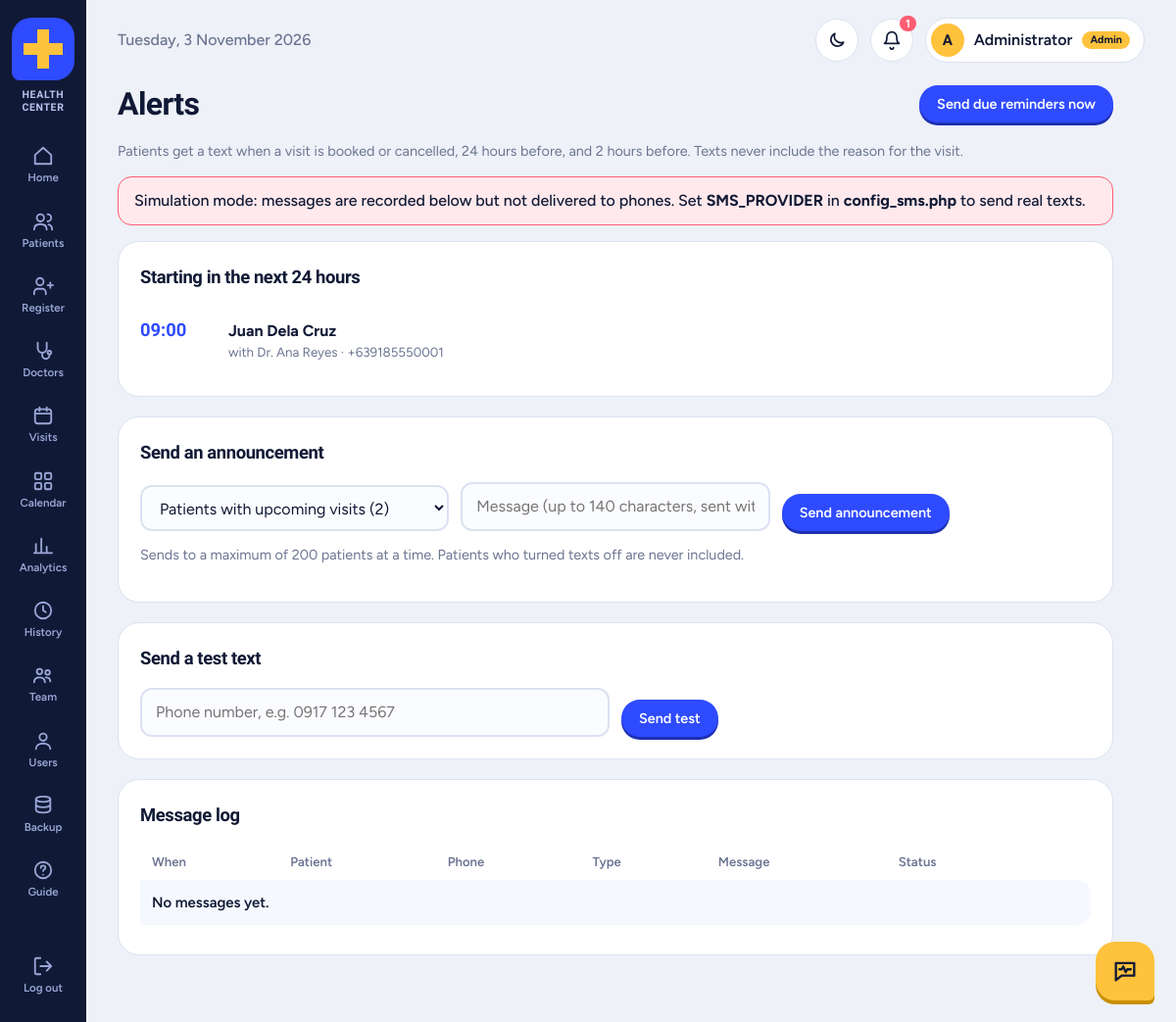
Screenshot of /notifications.php (signed in) with the database file from the repository.
### tables this page shows
CREATE TABLE IF NOT EXISTS users (
  user_id INT AUTO_INCREMENT PRIMARY KEY,
  username VARCHAR(50) NOT NULL UNIQUE,
  password VARCHAR(255) NOT NULL,
  full_name VARCHAR(100) NOT NULL,
  agreed_at DATETIME NULL,
  profile_photo VARCHAR(255) NULL,
  cover_photo VARCHAR(255) NULL,
  role ENUM('admin','staff','doctor','patient') NOT NULL DEFAULT 'staff',
  doctor_id INT NULL,
  patient_id INT NULL,
  must_change_password TINYINT(1) NOT NULL DEFAULT 0
);

CREATE TABLE IF NOT EXISTS appointments (
  appointment_id INT AUTO_INCREMENT PRIMARY KEY,
  patient_id INT NOT NULL,
  doctor_id INT NOT NULL,
  appt_date DATE NOT NULL,
  appt_time TIME NOT NULL,
  reason VARCHAR(255),
  status ENUM('Scheduled','Completed','Cancelled') NOT NULL DEFAULT 'Scheduled',
  UNIQUE KEY no_double_booking (doctor_id, appt_date, appt_time),
  FOREIGN KEY (patient_id) REFERENCES patients(patient_id) ON DELETE CASCADE,
  FOREIGN KEY (doctor_id) REFERENCES doctors(doctor_id) ON DELETE CASCADE
);

CREATE TABLE IF NOT EXISTS patients (
  patient_id INT AUTO_INCREMENT PRIMARY KEY,
  full_name VARCHAR(100) NOT NULL,
  birth_date DATE NOT NULL,
  gender ENUM('Male','Female','Other') NOT NULL,
  phone VARCHAR(20),
  address VARCHAR(255),
  sms_optin TINYINT(1) NOT NULL DEFAULT 1
);

CREATE TABLE IF NOT EXISTS doctors (
  doctor_id INT AUTO_INCREMENT PRIMARY KEY,
  full_name VARCHAR(100) NOT NULL,
  specialty VARCHAR(100) NOT NULL,
  phone VARCHAR(20),
  schedule VARCHAR(100)
);

### sms.php (called while the page is built, shortened)
<?php
function normalize_phone($raw) {
    $p = preg_replace('/[^\d+]/', '', (string)$raw);
    if ($p[0] === '+') { $digits = substr($p, 1); }
    elseif ($p[0] === '0') { return normalize_phone(SMS_COUNTRY_CODE . substr($p, 1)); }
    else { $cc = ltrim(SMS_COUNTRY_CODE, '+'); $digits = strpos($p, $cc) === 0 ? $p : $cc . $p; }
    return (strlen($digits) >= 10 && strlen($digits) <= 15) ? '+' . $digits : null;
}
function sms_text($type, $a) {
    $first = explode(' ', $a['patient'])[0];
    $when = date('D j M', strtotime($a['appt_date'])) . ' at ' . date('g:i A', strtotime($a['appt_time']));
    $doc = $a['doctor'];
    switch ($type) {
        case 'Reminder-24h': return "Reminder: $first, you have an appointment at " . CLINIC_NAME . " on $when with $doc.";
    }
    return '';
}
function sms_record($pdo, $apptId, $patientId, $phone, $type, $message, $skip = null) {
    $norm = normalize_phone($phone);
    $pdo->prepare('INSERT INTO notifications (created_at,appointment_id,patient_id,phone,type,message,status,provider,error) VALUES (?,?,?,?,?,?,?,?,?)')
        ->execute([date('Y-m-d H:i:s'), $apptId, $patientId, $norm ?: (string)$phone, $type, $message,
                   ($norm && !$skip) ? 'Pending' : 'Skipped', SMS_PROVIDER, $skip ?: ($norm ? null : 'No valid phone number')]);
    return (int)$pdo->lastInsertId();
}
function sms_deliver($pdo, $nid) {
    $s = $pdo->prepare('SELECT * FROM notifications WHERE notif_id=?'); $s->execute([$nid]); $n = $s->fetch();
    if (!$n) return ['Failed', 'Message not found'];
    [$ok, $err, $sim] = sms_send($n['phone'], $n['message']);
    $status = $ok ? ($sim ? 'Simulated' : 'Sent') : 'Failed';
    return [$status, $err];
}
function notify_appointment($pdo, $id, $type, $skip = null) {
    try {
        $s = $pdo->prepare('SELECT a.*, p.full_name patient, p.phone, d.full_name doctor FROM appointments a JOIN patients p USING(patient_id) JOIN doctors d USING(doctor_id) WHERE a.appointment_id=?');
        $s->execute([$id]); $a = $s->fetch();
        $nid = sms_record($pdo, $id, $a['patient_id'], $a['phone'], $type, sms_text($type, $a), $skip);
        [$st, $err] = sms_deliver($pdo, $nid);
        return 'Text message failed: ' . $err;
    } catch (PDOException $e) { return 'Text not sent: run migrate_notifications.sql.'; }
}
function run_reminders($pdo) {
    $n = 0;
    $rows = $pdo->query("SELECT appointment_id, appt_date, appt_time FROM appointments WHERE status='Scheduled' AND appt_date BETWEEN CURDATE() - INTERVAL 1 DAY AND CURDATE() + INTERVAL 2 DAY")->fetchAll();
    foreach ($rows as $r) {
        $ts = strtotime($r['appt_date'] . ' ' . $r['appt_time']); $diff = $ts - time();
        $type = $diff <= 7200 ? 'Reminder-2h' : 'Reminder-24h';
        notify_appointment($pdo, $r['appointment_id'], $type); $n++;
    }
    return $n;
}
function maybe_run_reminders($pdo) {
    try { run_reminders($pdo); } catch (Throwable $e) {}
}
function sms_audience($pdo, $which) {
    $opt = '';
    try { if ($pdo->query("SHOW COLUMNS FROM patients LIKE 'sms_optin'")->fetch()) $opt = ' AND p.sms_optin=1'; } catch (PDOException $e) {}
    $sql = "SELECT p.patient_id, p.phone FROM patients p WHERE p.phone<>''$opt"
         . ($which === 'upcoming' ? " AND p.patient_id IN (SELECT patient_id FROM appointments WHERE status='Scheduled' AND TIMESTAMP(appt_date,appt_time) > NOW())" : '');
    $out = [];
    foreach ($pdo->query($sql)->fetchAll() as $r) { $n = normalize_phone($r['phone']); if ($n) $out[] = ['patient_id' => $r['patient_id'], 'phone' => $n]; }
    return $out;
}

### notifications.php (the view, shortened to what this page needs)
<?php require_once 'db.php'; require_role(['admin', 'staff']); include 'header.php';
try {
    $soon = $pdo->query("SELECT a.*, p.full_name patient, p.phone, d.full_name doctor FROM appointments a JOIN patients p USING(patient_id) JOIN doctors d USING(doctor_id)
        WHERE a.status='Scheduled' AND TIMESTAMP(a.appt_date,a.appt_time) BETWEEN NOW() AND NOW() + INTERVAL 24 HOUR ORDER BY a.appt_date, a.appt_time")->fetchAll();
    $nAll = count(sms_audience($pdo, 'all')); $nUp = count(sms_audience($pdo, 'upcoming'));
    $outbox = $pdo->query("SELECT n.*, p.full_name patient FROM notifications n LEFT JOIN patients p USING(patient_id) ORDER BY n.notif_id DESC LIMIT 100")->fetchAll();
} catch (PDOException $e) { $soon = $outbox = []; $nAll = $nUp = 0; $err = 'The notifications table is missing. Run migrate_notifications.sql in phpMyAdmin.'; }
?>
<div class="pagehead"><h2>Alerts</h2>
  <form method="post"><button name="run" value="1">Send due reminders now</button></form></div>
<p class="note">Patients get a text when a visit is booked or cancelled, 24 hours before, and 2 hours before. Texts never include the reason for the visit.</p>
<?php if (SMS_PROVIDER === 'simulate'): ?><div class="msg err">Simulation mode: messages are recorded below but not delivered to phones. Set <b>SMS_PROVIDER</b> in <b>config_sms.php</b> to send real texts.</div>
<?php else: ?><div class="msg ok">Sending through <b><?= h(SMS_PROVIDER) ?></b>.</div><?php endif; ?>
<div class="card"><h3>Starting in the next 24 hours</h3>
<?php if (!$soon): ?><p class="empty">No visits are coming up in the next 24 hours.</p><?php else: ?>
<ul class="slots"><?php foreach ($soon as $a): ?>
<li><time><?= h(substr($a['appt_time'], 0, 5)) ?></time><div><b><?= h($a['patient']) ?></b>
<small>with <?= h($a['doctor']) ?> · <?= normalize_phone($a['phone']) ? h(normalize_phone($a['phone'])) : 'no valid phone number' ?></small></div></li>
<?php endforeach; ?></ul><?php endif; ?></div>
<?php if (role() === 'admin'): ?>
<div class="card"><h3>Send an announcement</h3>
<form method="post" class="grid" onsubmit="var o=this.audience.selectedOptions[0];return confirm('Send this text to '+o.dataset.n+' patients?')">
  <select name="audience" aria-label="Who should get it"><option value="upcoming" data-n="<?= (int)$nUp ?>">Patients with upcoming visits (<?= (int)$nUp ?></option></select>
  <input name="text" maxlength="140" placeholder="Message (up to 140 characters, sent with the clinic name)" required>
  <div><button name="announce" value="1">Send announcement</button></div>
</form><p class="note">Sends to a maximum of 200 patients at a time. Patients who turned texts off are never included.</p></div>
<?php endif; ?>
<div class="card"><h3>Send a test text</h3>
<form method="post" class="grid"><input name="phone" placeholder="Phone number, e.g. 0917 123 4567" required><div><button name="test" value="1">Send test</button></div></form></div>
<div class="card"><h3>Message log</h3>
<table><tr><th>When</th><th>Patient</th><th>Phone</th><th>Type</th><th>Message</th><th>Status</th><th></th></tr>
<?php foreach ($outbox as $n): ?>
<tr><td><?= h($n['created_at']) ?></td><td><?= h($n['patient'] ?? '—') ?></td><td><?= h($n['phone']) ?></td><td><?= h($n['type']) ?></td>
<td class="det"><?= h($n['message']) ?><?= $n['error'] ? '<br><small style="color:#b3263d">' . h($n['error']) . '</small>' : '' ?></td>
<td><span class="pill <?= sms_pill($n['status']) ?>"><?= h($n['status']) ?></span></td>
<td><?php if (in_array($n['status'], ['Failed', 'Pending'])): ?><form method="post"><button name="resend" value="<?= $n['notif_id'] ?>">Resend</button></form><?php endif; ?></td></tr>
<?php endforeach; if (!$outbox) echo '<tr><td colspan="7">No messages yet.</td></tr>'; ?></table></div>
<?php include 'footer.php'; ?>

### header.php (shortened to what this page needs)
<?php require_once 'db.php'; require_login();
$page = basename($_SERVER['SCRIPT_NAME']);
$meSt = $pdo->prepare('SELECT * FROM users WHERE user_id=?'); $meSt->execute([$_SESSION['uid']]); $me = $meSt->fetch();
maybe_run_reminders($pdo);
$soon = 0;
try { $soon = (int)$pdo->query("SELECT COUNT(*) FROM appointments WHERE status='Scheduled' AND TIMESTAMP(appt_date,appt_time) BETWEEN NOW() AND NOW() + INTERVAL 24 HOUR")->fetchColumn(); } catch (PDOException $e) {}
function nav($file, $label, $icon) {
    global $page;
    echo '<a href="'.$file.'" class="'.($page === $file ? 'on' : '').'"><svg viewBox="0 0 24 24" fill="none" stroke="currentColor" stroke-width="2" stroke-linecap="round" stroke-linejoin="round">'.$icon.'</svg>'.$label.'</a>';
}
?>
<!DOCTYPE html>
<html lang="en"><head>
<link rel="stylesheet" href="style.css"><script src="theme.js"></script><link rel="icon" type="image/svg+xml" href="logo.svg">
</head><body>
<nav class="rail">
  <a class="logo" href="<?= h(home_for(role())) ?>" aria-label="<?= h(CLINIC_NAME) ?> home"><?= logo_html(64) ?><span class="logo-name"><?= h(CLINIC_NAME) ?></span></a>
  <?php
  $r = role(); $staff = in_array($r, ['admin', 'staff'], true);
  nav(home_for($r),'Home','<path d="M3 11l9-8 9 8v10H3z"/>');
  if ($staff) nav('patients.php','Patients','<circle cx="9" cy="8" r="4"/><path d="M2 21c0-4 3-6 7-6s7 2 7 6M17 4a4 4 0 010 8M22 21c0-3-2-5-4-5.5"/>');
  if ($staff) nav('register_patient.php','Register','<path d="M15 21v-2a4 4 0 00-4-4H6a4 4 0 00-4 4v2M8.5 11a4 4 0 100-8 4 4 0 000 8zM20 8v6M23 11h-6"/>');
  if ($staff) nav('doctors.php','Doctors','<path d="M6 3v6a5 5 0 0010 0V3M11 14v3a4 4 0 008 0v-1"/><circle cx="19" cy="14" r="2"/>');
  if ($staff || $r === 'doctor') nav('appointments.php','Visits','<rect x="3" y="5" width="18" height="16" rx="3"/><path d="M3 10h18M8 3v4M16 3v4"/>');
  if ($staff || $r === 'doctor') nav('calendar.php','Calendar','<rect x="3" y="3" width="7" height="7" rx="1.5"/><rect x="14" y="3" width="7" height="7" rx="1.5"/><rect x="3" y="14" width="7" height="7" rx="1.5"/><rect x="14" y="14" width="7" height="7" rx="1.5"/>');
  if ($staff) nav('analytics.php','Analytics','<path d="M4 20V10M10 20V4M16 20v-7M22 20H2"/>');
  if ($r === 'admin') nav('history.php','History','<circle cx="12" cy="12" r="9"/><path d="M12 7v5l3 2"/>');
  if ($staff) nav('team.php','Team','<circle cx="8" cy="8" r="3"/><circle cx="17" cy="9" r="2.5"/><path d="M2 20c0-3.5 2.5-5.5 6-5.5s6 2 6 5.5M15 14.5c3 0 5 1.5 5 4.5"/>');
  if ($r === 'admin') nav('users.php','Users','<circle cx="12" cy="8" r="4"/><path d="M4 21c0-4 4-6 8-6s8 2 8 6"/>');
  if ($r === 'admin') nav('backup.php','Backup','<ellipse cx="12" cy="5" rx="8" ry="3"/><path d="M4 5v6c0 1.7 3.6 3 8 3s8-1.3 8-3V5M4 11v6c0 1.7 3.6 3 8 3s8-1.3 8-3v-6"/>');
  if ($staff) nav('tutorial.php','Guide','<circle cx="12" cy="12" r="9"/><path d="M9.5 9.5a2.5 2.5 0 115 0c0 1.5-2.5 2-2.5 3.5M12 17h.01"/>');
  ?>
  <a href="logout.php" class="out"><svg viewBox="0 0 24 24" fill="none" stroke="currentColor" stroke-width="2" stroke-linecap="round" stroke-linejoin="round"><path d="M9 21H5a2 2 0 01-2-2V5a2 2 0 012-2h4M16 17l5-5-5-5M21 12H9"/></svg>Log out</a>
</nav>
<div class="wrap">
<div class="top">
  <span class="date"><?= date('l, j F Y') ?></span>
  <div class="topr">
    <button class="bell" id="themeBtn" type="button" aria-label="Switch theme"></button>
    <?php if ($staff): ?><a class="bell" href="notifications.php" title="Alerts and text messages"><svg viewBox="0 0 24 24" fill="none" stroke="currentColor" stroke-width="2" stroke-linecap="round" stroke-linejoin="round"><path d="M6 8a6 6 0 0112 0c0 7 3 8 3 8H3s3-1 3-8M10 21a2 2 0 004 0"/></svg><?php if ($soon): ?><i><?= $soon ?></i><?php endif; ?></a><?php endif; ?>
    <a class="chip" href="profile.php" title="Edit my profile"><?= avatar_html($me) ?><?= h($me['full_name']) ?> <small class="rolepill"><?= h(role_label(role())) ?></small></a>
  </div>
</div>
<main>

### db.php (shortened to what this page needs)
<?php
try {
    $pdo = new PDO('mysql:host=localhost;dbname=healthcenter_db;charset=utf8mb4', 'root', '', [
        PDO::ATTR_ERRMODE => PDO::ERRMODE_EXCEPTION,
        PDO::ATTR_DEFAULT_FETCH_MODE => PDO::FETCH_ASSOC,
    ]);
    $pdo->exec("SET time_zone = '" . date('P') . "'");
} catch (PDOException $e) {
    http_response_code(500);
    exit('<!DOCTYPE html><meta charset="utf-8"><body style="font-family:sans-serif;max-width:560px;margin:60px auto"><h2>Cannot connect to the database</h2><p>Start <b>MySQL</b> in the XAMPP Control Panel, then import <b>schema.sql</b> in phpMyAdmin. Check the user name and password in <b>db.php</b>.</p><p style="color:#666">Details: ' . htmlspecialchars($e->getMessage()) . '</p>');
}
function h($s) { return htmlspecialchars((string)$s, ENT_QUOTES, 'UTF-8'); }
function logo_html($size = 48) {
    $s = (int)$size;
    return '<svg class="lg" width="' . $s . '" height="' . $s . '" viewBox="0 0 64 64" role="img" aria-label="Health Center logo">'
        . '<circle class="lg-ring" cx="32" cy="32" r="30"/>'
        . '<path class="lg-tile" d="M20 0H44a20 20 0 0 1 20 20V44a20 20 0 0 1-20 20H8a8 8 0 0 1-8-8V20A20 20 0 0 1 20 0z"/>'
        . '<path class="lg-cross" d="M26 12h12v14h14v12H38v14H26V38H12V26h14z"/>'
        . '<path class="lg-line" pathLength="100" d="M5 34H21L27 21L35 47L40 30L43 34H59"/></svg>';
}
function role() { return $_SESSION['role'] ?? 'admin'; }
function role_label($r) { return ['admin' => 'Admin', 'staff' => 'Staff', 'doctor' => 'Doctor', 'patient' => 'Patient'][$r] ?? 'Staff'; }
function home_for($r) { return ['patient' => 'portal.php', 'doctor' => 'doctor.php'][$r] ?? 'index.php'; }
function avatar_html($u, $cls = '') {
    $c = 'av' . ($cls ? " $cls" : '');
    return '<span class="' . $c . '">' . h(mb_strtoupper(mb_substr($u['full_name'], 0, 1))) . '</span>';
}
require_once __DIR__ . '/sms.php';

### rows the page displays
users: full_name "A", full_name "Administrator"
appointments: appt_time "09:00", patient.full_name "Juan Dela Cruz", doctor.full_name "Dr. Ana Reyes", patient.phone "+639185550001"

### other values shown
CLINIC_NAME "HEALTH CENTER"
$label "Home Patients Register Doctors Visits Calendar Analytics History Team Users Backup Guide"
$soon "1"
role_label(role()) "Admin"
